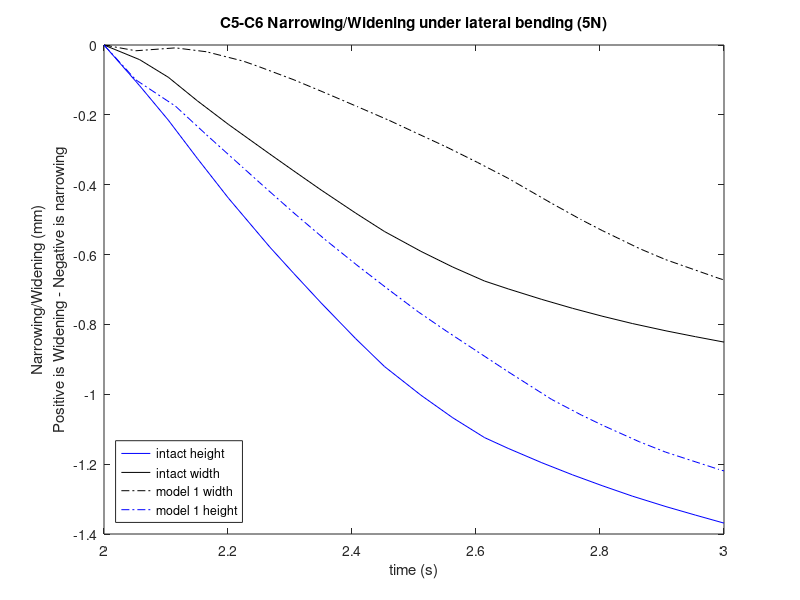
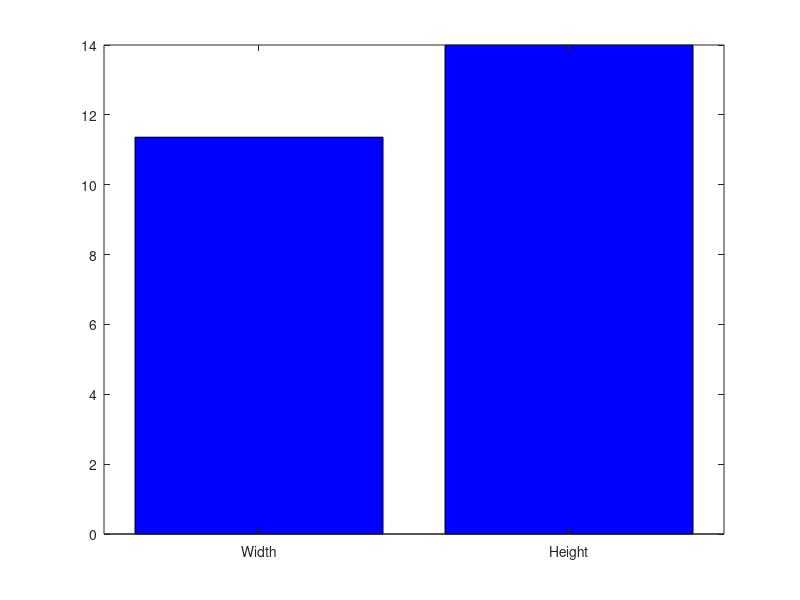

These figures' MATLAB source, in order:
%% This code finds c5-c6 foreman width/height narrowig/widening during lateral bending (5N
clear all
clf
I=21;
%% model15_Intact/TLC_5N
T15=[2,2.0575,2.10375,2.15062,2.20072,2.26757,2.30624,2.35024,2.40593,2.45239,2.51131,2.56239,2.61382,2.65198,2.70613,2.75565,2.80324,2.85205,2.90639,2.95374,3];
%40274U
AA1=-12.0976+[0.114338,-0.0267734,-0.123845,-0.239742,-0.401986,-0.644139,-0.76897,-0.888614,-1.02613,-1.12976,-1.24041,-1.32513,-1.40594,-1.46431,-1.53999,-1.60494,-1.6636,-1.71963,-1.77934,-1.8291,-1.87465];
AA2=446.629+[-0.444623,-0.311169,-0.139858,0.0976273,0.439803,0.9768,1.28113,1.58605,1.94336,2.19826,2.44838,2.64099,2.81606,2.92691,3.06864,3.19193,3.30768,3.42253,3.54631,3.65126,3.75097];
AA3=-721.193+[-0.413199,-0.604228,-0.761709,-0.944794,-1.16823,-1.49047,-1.67114,-1.86485,-2.09934,-2.27627,-2.45707,-2.59633,-2.72407,-2.80287,-2.9044,-2.99168,-3.07173,-3.15004,-3.23239,-3.30133,-3.36705];
%62517L
AB1=-13.5347+[0.039132,-0.0197486,-0.062728,-0.118432,-0.202568,-0.329153,-0.391427,-0.449851,-0.518924,-0.57019,-0.624684,-0.665302,-0.703142,-0.730007,-0.764889,-0.795039,-0.822973,-0.849874,-0.878906,-0.903682,-0.926846];
AB2=446.999+[-0.268147,-0.203289,-0.135101,-0.0452279,0.116239,0.394493,0.55279,0.703563,0.874241,0.990272,1.09881,1.18216,1.26068,1.31739,1.38851,1.45072,1.50953,1.56841,1.63382,1.69011,1.74321];
AB3=-731.069+[-0.184018,-0.273195,-0.343555,-0.429092,-0.551172,-0.744445,-0.851956,-0.960369,-1.08657,-1.17617,-1.26459,-1.32986,-1.39089,-1.43332,-1.48596,-1.53101,-1.57238,-1.61242,-1.65555,-1.69219,-1.72665];
%45870
AC1=-9.75965+[0.0977491,-0.0237291,-0.107966,-0.210636,-0.356422,-0.576561,-0.690714,-0.800182,-0.926323,-1.02131,-1.12301,-1.20122,-1.2761,-1.33042,-1.40092,-1.46154,-1.51641,-1.56892,-1.62505,-1.67201,-1.71516];
AC2=445.175+[-0.422749,-0.318282,-0.177388,0.0216289,0.316968,0.785829,1.05194,1.31738,1.62832,1.85007,2.06716,2.23409,2.38599,2.48284,2.60661,2.71439,2.81583,2.91658,3.02545,3.11789,3.20559];
AC3=-723.489+[-0.443259,-0.596379,-0.720939,-0.864191,-1.03667,-1.28269,-1.42025,-1.56869,-1.7483,-1.88369,-2.0212,-2.12626,-2.22222,-2.2808,-2.35587,-2.42006,-2.4787,-2.53582,-2.59556,-2.64551,-2.69312];
%65936R
AD1=-15.4024+[0.0922672,-0.00313632,-0.0711395,-0.157016,-0.283815,-0.475852,-0.573226,-0.666365,-0.775967,-0.856902,-0.942605,-1.00668,-1.06651,-1.10868,-1.16329,-1.21056,-1.2543,-1.29654,-1.34195,-1.3803,-1.41595];
AD2=450.021+[-0.356624,-0.288059,-0.207505,-0.0951789,0.116567,0.486303,0.696502,0.894808,1.11909,1.27176,1.41437,1.52419,1.62774,1.70301,1.79728,1.87991,1.9584,2.03727,2.1253,2.20137,2.27305];
AD3=-723.647+[-0.136441,-0.236356,-0.318198,-0.420763,-0.574778,-0.824452,-0.964356,-1.10385,-1.26632,-1.38183,-1.49593,-1.58121,-1.66131,-1.71763,-1.78799,-1.84872,-1.90509,-1.96024,-2.02026,-2.07154,-2.11977];
YA1=[AA1-AB1];
YA2=[AA2-AB2];
YA3=[AA3-AB3];
XA1=[AD1-AC1];
XA2=[AD2-AC2];
XA3=[AD3-AC3];
%OH - Original Height Vector
OH=[YA1(1,1),YA2(1,1),YA3(1,1)];
%OHM - Original Height Magnitude
OHM=sqrt(YA1(1,1)^2+YA2(1,1)^2+YA3(1,1)^2);
%OW - Original Width Vector
OW=[XA1(1,1),XA2(1,1),XA3(1,1)];
%OWM - Original Width Magnitude
OWM=sqrt(XA1(1,1)^2+XA2(1,1)^2+XA3(1,1)^2);
Y15=[YA1',YA2',YA3'];
X15=[XA1',XA2',XA3'];
for N=1:I
    mag15y(N)=sqrt(Y15(N,1)^2+Y15(N,2)^2+Y15(N,3)^2);
end
for N=1:I
    intact_height_disp(N)=mag15y(1,1)-mag15y(1,N);
end
for N=1:I
    mag15x(N)=sqrt(X15(N,1)^2+X15(N,2)^2+X15(N,3)^2);
end
for N=1:I
    intact_width_disp(N)=mag15x(1,1)-mag15x(1,N);
end
figure(1)
plot(T15,-1*intact_height_disp,'b')
hold on
plot(T15,-1*intact_width_disp,'k')
xlabel('time (s)')
ylabel({'Narrowing/Widening (mm)';'Positive is Widening - Negative is narrowing'})
title('C5-C6 Narrowing/Widening under lateral bending (5N)')
%Percent change
PCW=100-mag15x(21)/mag15x(1)*100;
PCH=100-mag15y(21)/mag15y(1)*100;
PC=[PCW,PCH];
figure(2)
bar(PC,'b')
xticklabels({'Width','Height'})
%% model_1_SlideSlide_Tether
T1=[2,2.05126,2.11533,2.16533,2.2247,2.25107,2.30644,2.35622,2.40972,2.46023,2.50711,2.55164,2.60232,2.65142,2.72191,2.77012,2.80437,2.86374,2.90593,2.9903,3];
%40274U
AE1=-12.0976+[-0.25429,-0.179045,-0.0671642,-0.0325724,-0.0484103,-0.0749166,-0.158212,-0.256218,-0.380373,-0.507808,-0.631858,-0.755596,-0.89575,-1.02456,-1.20151,-1.31252,-1.38274,-1.49111,-1.55681,-1.6739,-1.68652];
AE2=446.629+[0.587276,0.35337,0.280874,0.302942,0.358368,0.395352,0.502528,0.623943,0.784835,0.971668,1.16561,1.36366,1.60971,1.86304,2.20493,2.41893,2.56203,2.79603,2.94874,3.22998,3.26112];
AE3=-721.193+[-0.763545,-0.942835,-1.01004,-1.11306,-1.25878,-1.33084,-1.49363,-1.64659,-1.81656,-1.98261,-2.13929,-2.28684,-2.45395,-2.614,-2.81921,-2.93808,-3.0148,-3.13763,-3.21579,-3.35516,-3.37042];
%62517L
AF1=-13.5347+[-0.146524,-0.12141,-0.0645272,-0.0393416,-0.0341268,-0.0423363,-0.0774891,-0.12419,-0.187812,-0.256234,-0.321332,-0.383771,-0.451723,-0.512127,-0.593777,-0.642592,-0.673022,-0.719385,-0.747757,-0.800349,-0.806102];
AF2=446.999+[0.3466,0.162781,0.06833,0.0410128,0.0315504,0.0369391,0.0701168,0.11621,0.186682,0.275212,0.370063,0.475044,0.608509,0.745663,0.920191,1.03031,1.10344,1.22165,1.2984,1.4433,1.45943];
AF3=-731.069+[-0.38589,-0.456415,-0.43942,-0.458718,-0.512353,-0.544655,-0.626468,-0.710031,-0.809766,-0.911035,-1.00821,-1.10385,-1.21223,-1.31271,-1.43103,-1.49844,-1.54033,-1.60455,-1.64438,-1.71673,-1.72463];
%65936R
AG1=-15.4024+[-0.16872,-0.127651,-0.0666353,-0.0505175,-0.0679214,-0.0869135,-0.14913,-0.224248,-0.322025,-0.425613,-0.525253,-0.621507,-0.727073,-0.821944,-0.946885,-1.0215,-1.06824,-1.13994,-1.1843,-1.26609,-1.27504];
AG2=450.021+[0.476683,0.2022,0.0688057,0.0216311,-0.00886022,-0.00859879,0.0225106,0.0730316,0.157115,0.267956,0.388722,0.524424,0.69856,0.879537,1.11323,1.26232,1.36189,1.52335,1.62852,1.82824,1.85054];
AG3=-723.647+[-0.447071,-0.476123,-0.442288,-0.45598,-0.507119,-0.54027,-0.628596,-0.721765,-0.836574,-0.956984,-1.07491,-1.19337,-1.33035,-1.46035,-1.61842,-1.71165,-1.77091,-1.86346,-1.92194,-2.03026,-2.04222];
%45870
AH1=-9.75965+[-0.240195,-0.16847,-0.0514884,-0.00915227,-0.0150424,-0.0371687,-0.110388,-0.198853,-0.312474,-0.429642,-0.543872,-0.65837,-0.788869,-0.909237,-1.07497,-1.17927,-1.24532,-1.34745,-1.40943,-1.52016,-1.53212];
AH2=445.175+[0.513202,0.306489,0.233411,0.242036,0.27566,0.301661,0.384148,0.481755,0.615015,0.773556,0.940086,1.11175,1.32594,1.54694,1.84539,2.03287,2.15838,2.36351,2.49745,2.74483,2.77225];
AH3=-723.489+[-0.700086,-0.901506,-0.962945,-1.04872,-1.16878,-1.22841,-1.36252,-1.48736,-1.62444,-1.75644,-1.87931,-1.99366,-2.12129,-2.24156,-2.39132,-2.47518,-2.52848,-2.61264,-2.6654,-2.75796,-2.76802];
XB1=[AG1-AH1];
XB2=[AG2-AH2];
XB3=[AG3-AH3];
YB1=[AE1-AF1];
YB2=[AE2-AF2];
YB3=[AE3-AF3];
X1=[XB1',XB2',XB3'];
Y1=[YB1',YB2',YB3'];
for N=1:I
    mag1x(N)=sqrt(X1(N,1)^2+X1(N,2)^2+X1(N,3)^2);
end
for N=1:I
    mag1y(N)=sqrt(Y1(N,1)^2+Y1(N,2)^2+Y1(N,3)^2);
end
for N=1:I
    model1_widthdisp(N)=mag1x(1,1)-mag1x(1,N)
end
for N=1:I
    model1_heightdisp(N)=mag1y(1,1)-mag1y(1,N)
end
figure(1)
hold on
plot(T1,(-1)*model1_widthdisp,'-.k')
hold on
plot(T1,-1*model1_heightdisp,'-.b')
legend('intact height','intact width','model 1 width','model 1 height','location','southwest')

    
